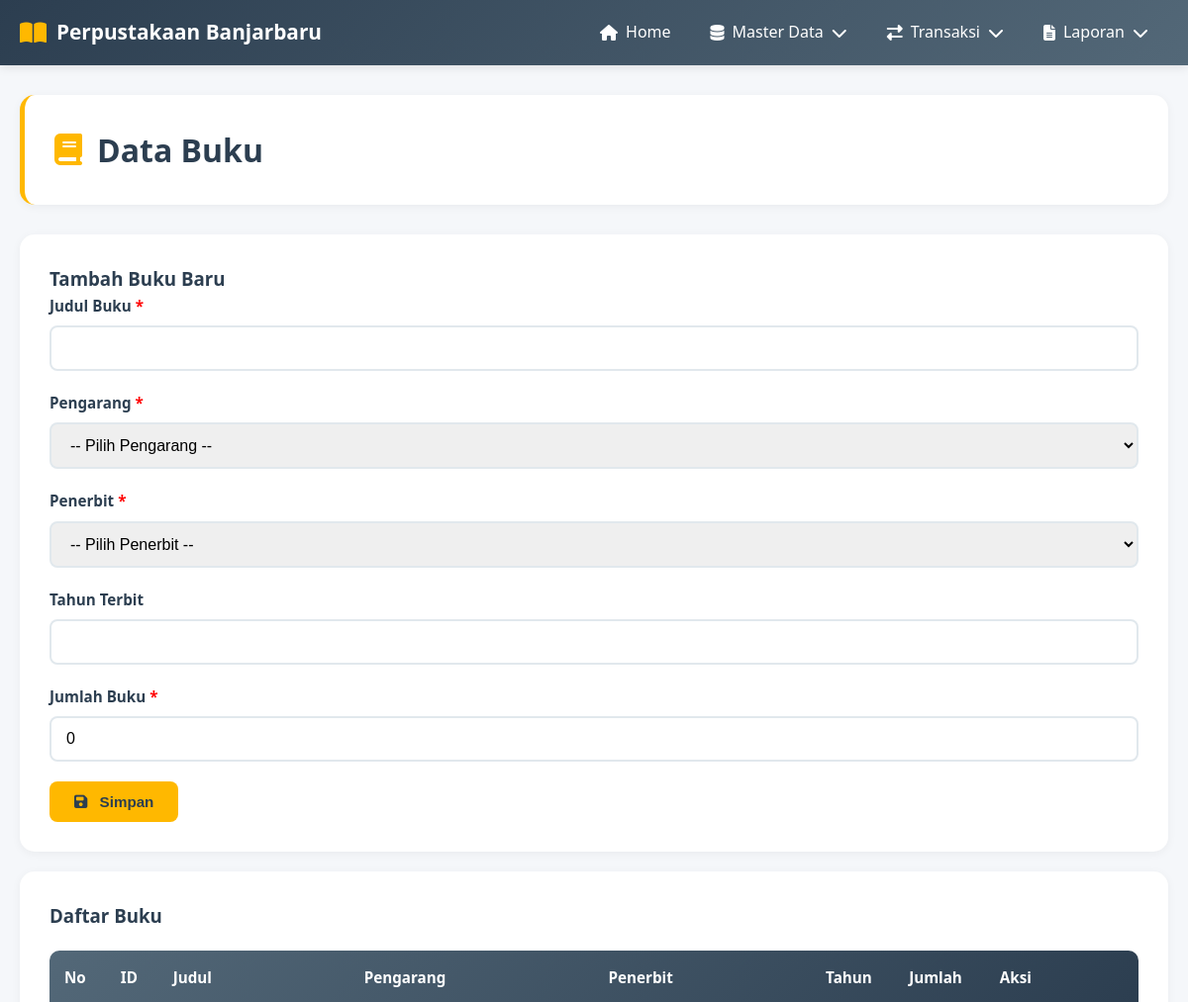
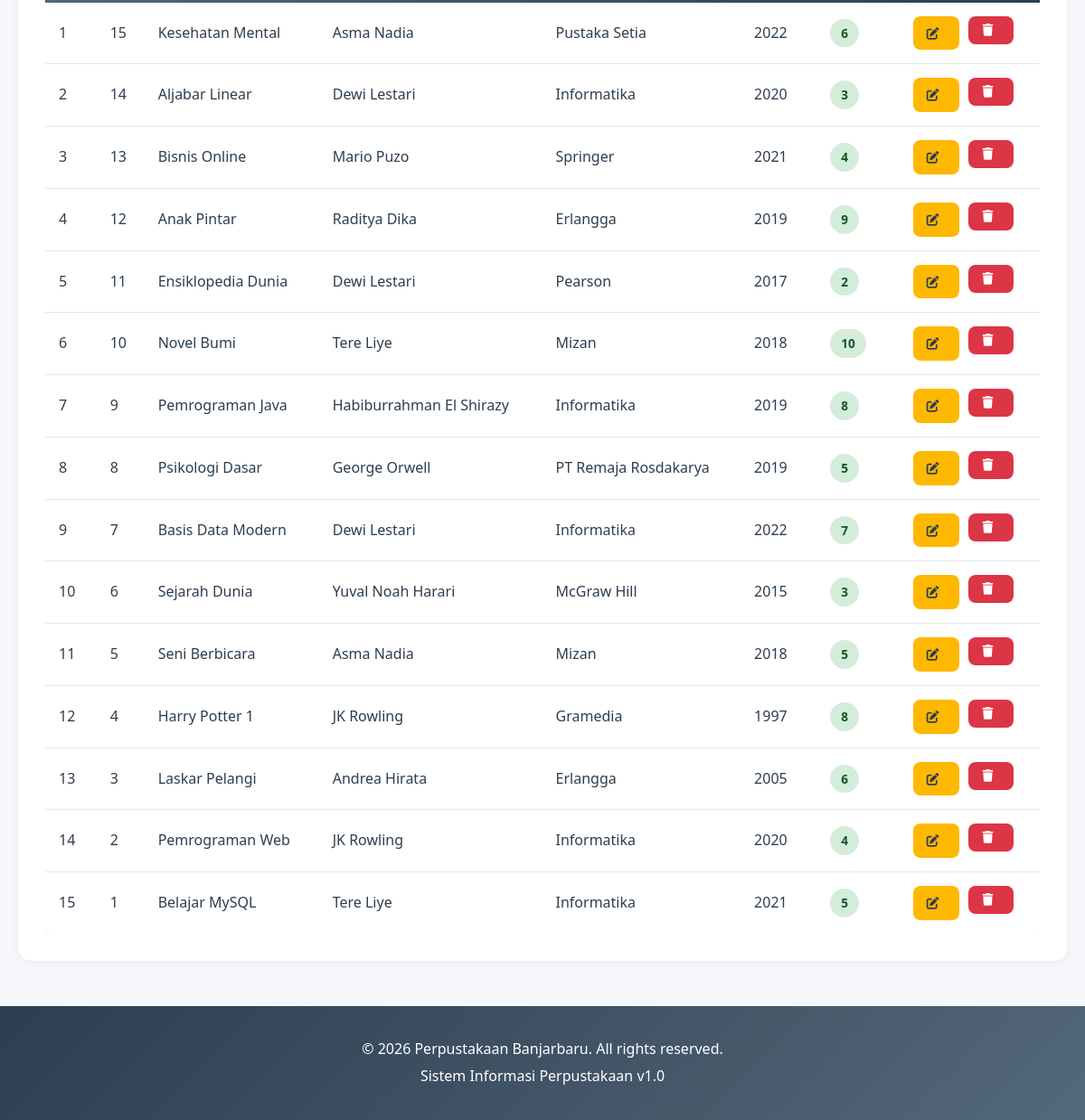
Page /modules/master/buku.php on the committed database (2 pictures, top to bottom).
### tables this page shows
CREATE TABLE `buku` (
  `id_buku` int(11) NOT NULL,
  `judul` varchar(200) NOT NULL,
  `id_pengarang` int(11) NOT NULL,
  `id_penerbit` int(11) NOT NULL,
  `tahun` int(11) DEFAULT NULL,
  `jumlah` int(11) DEFAULT 0
);

CREATE TABLE `pengarang` (
  `id_pengarang` int(11) NOT NULL,
  `nama` varchar(100) NOT NULL
);

CREATE TABLE `penerbit` (
  `id_penerbit` int(11) NOT NULL,
  `nama` varchar(100) NOT NULL,
  `kota` varchar(100) DEFAULT NULL
);

### config/database.php (called while the page is built, shortened)
<?php
$conn = mysqli_connect(DB_HOST, DB_USER, DB_PASS, DB_NAME);
mysqli_set_charset($conn, "utf8");
function query($sql) {
    global $conn;
    return mysqli_query($conn, $sql);
}
function fetchAll($result) {
    $data = [];
    while ($row = mysqli_fetch_assoc($result)) {
        $data[] = $row;
    }
    return $data;
}
?>

### modules/master/buku.php (the view, shortened to what this page needs)
<?php
include '../../includes/header.php';
$edit_data = null;
$sql = "SELECT b.*, pg.nama as nama_pengarang, pb.nama as nama_penerbit
        FROM buku b
        JOIN pengarang pg ON b.id_pengarang = pg.id_pengarang
        JOIN penerbit pb ON b.id_penerbit = pb.id_penerbit
        ORDER BY b.id_buku DESC";
$data_buku = fetchAll(query($sql));
?>
<div class="container">
    <div class="page-header">
        <h2><i class="fas fa-book"></i> Data Buku</h2>
    </div>
    <div class="content-box">
        <h3><?php echo $edit_data ? 'Edit Buku' : 'Tambah Buku Baru'; ?></h3>
        <form method="POST">
            <div class="form-group">
                <label>Judul Buku <span style="color: red;">*</span></label>
                <input type="text" name="judul" class="form-control" required
                       value="<?php echo $edit_data ? $edit_data['judul'] : ''; ?>">
            </div>
            <div class="form-group">
                <label>Pengarang <span style="color: red;">*</span></label>
                <select name="id_pengarang" class="form-control" required>
                    <option value="">-- Pilih Pengarang --</option>
                </select>
            </div>
            <div class="form-group">
                <label>Penerbit <span style="color: red;">*</span></label>
                <select name="id_penerbit" class="form-control" required>
                    <option value="">-- Pilih Penerbit --</option>
                </select>
            </div>
            <div class="form-group">
                <label>Tahun Terbit</label>
                <input type="number" name="tahun" class="form-control" min="1900" max="2026"
                       value="<?php echo $edit_data ? $edit_data['tahun'] : ''; ?>">
            </div>
            <div class="form-group">
                <label>Jumlah Buku <span style="color: red;">*</span></label>
                <input type="number" name="jumlah" class="form-control" min="0" required
                       value="<?php echo $edit_data ? $edit_data['jumlah'] : '0'; ?>">
            </div>
            <div class="flex gap-10">
                <button type="submit" class="btn btn-primary">
                    <i class="fas fa-save"></i> <?php echo $edit_data ? 'Update' : 'Simpan'; ?>
                </button>
            </div>
        </form>
    </div>
    <div class="content-box mt-20">
        <h3>Daftar Buku</h3>
        <div class="table-container">
            <table>
                <thead>
                    <tr>
                        <th>No</th>
                        <th>ID</th>
                        <th>Judul</th>
                        <th>Pengarang</th>
                        <th>Penerbit</th>
                        <th>Tahun</th>
                        <th>Jumlah</th>
                        <th>Aksi</th>
                    </tr>
                </thead>
                <tbody>
                    <?php $no = 1; foreach ($data_buku as $row): ?>
                        <tr>
                            <td><?php echo $no++; ?></td>
                            <td><?php echo $row['id_buku']; ?></td>
                            <td><?php echo $row['judul']; ?></td>
                            <td><?php echo $row['nama_pengarang']; ?></td>
                            <td><?php echo $row['nama_penerbit']; ?></td>
                            <td><?php echo $row['tahun']; ?></td>
                            <td><span class="badge badge-success"><?php echo $row['jumlah']; ?></span></td>
                            <td>
                                <div class="action-buttons">
                                    <a href="?edit=<?php echo $row['id_buku']; ?>" class="btn btn-sm btn-primary">
                                        <i class="fas fa-edit"></i>
                                    </a>
                                    <form method="POST" style="display: inline;" onsubmit="return confirmDelete()">
                                        <button type="submit" class="btn btn-sm btn-danger">
                                            <i class="fas fa-trash"></i>
                                        </button>
                                    </form>
                                </div>
                            </td>
                        </tr>
                    <?php endforeach; ?>
                </tbody>
            </table>
        </div>
    </div>
</div>
<?php include '../../includes/footer.php'; ?>

### css/style.css (style rules this page uses)
* { margin: 0; padding: 0; box-sizing: border-box; }
:root { --primary-color: #FFB800; --secondary-color: #536878; --dark-blue: #2C3E50; --light-gray: #F5F7FA; --white: #FFFFFF; --text-dark: #2C3E50; --border-color: #E1E8ED; --success: #28A745; --danger: #DC3545; --warning: #FFC107; }
body { font-family: 'Segoe UI', Tahoma, Geneva, Verdana, sans-serif; background-color: var(--light-gray); color: var(--text-dark); line-height: 1.6; }
.container { max-width: 1400px; margin: 30px auto; padding: 0 20px; }
.page-header { background: var(--white); padding: 30px; border-radius: 15px; margin-bottom: 30px; box-shadow: 0 2px 10px rgba(0,0,0,0.05); border-left: 5px solid var(--primary-color); }
.page-header h2 { color: var(--dark-blue); font-size: 2rem; display: flex; align-items: center; gap: 15px; }
.page-header h2 i { color: var(--primary-color); }
.content-box { background: var(--white); padding: 30px; border-radius: 15px; box-shadow: 0 2px 10px rgba(0,0,0,0.05); }
.btn { display: inline-block; padding: 12px 25px; border: none; border-radius: 8px; cursor: pointer; text-decoration: none; font-weight: 600; transition: all 0.3s; font-size: 0.95rem; }
.btn i { margin-right: 8px; }
.btn-primary { background-color: var(--primary-color); color: var(--dark-blue); }
.btn-danger { background-color: var(--danger); color: var(--white); }
.btn-sm { padding: 8px 15px; font-size: 0.85rem; }
.table-container { overflow-x: auto; margin-top: 20px; }
table { width: 100%; border-collapse: collapse; background: var(--white); box-shadow: 0 2px 8px rgba(0,0,0,0.05); border-radius: 10px; overflow: hidden; }
thead { background: linear-gradient(135deg, var(--secondary-color), var(--dark-blue)); color: var(--white); }
thead th { padding: 15px; text-align: left; font-weight: 600; font-size: 0.95rem; }
tbody td { padding: 15px; border-bottom: 1px solid var(--border-color); }
tbody tr:last-child td { border-bottom: none; }
.form-group { margin-bottom: 20px; }
.form-group label { display: block; margin-bottom: 8px; color: var(--dark-blue); font-weight: 600; font-size: 0.95rem; }
.form-control { width: 100%; padding: 12px 15px; border: 2px solid var(--border-color); border-radius: 8px; font-size: 1rem; transition: all 0.3s; }
select.form-control { cursor: pointer; }
.action-buttons { display: flex; gap: 10px; }
.mt-20 { margin-top: 20px; }
.flex { display: flex; }
.gap-10 { gap: 10px; }
.badge { display: inline-block; padding: 5px 12px; border-radius: 20px; font-size: 0.85rem; font-weight: 600; }
.badge-success { background-color: #D4EDDA; color: #155724; }

### rows in the picture
buku: id_buku "15", judul "Kesehatan Mental", id_pengarang.nama "Asma Nadia", id_penerbit.nama "Pustaka Setia", tahun "2022", jumlah "6"
buku: id_buku "14", judul "Aljabar Linear", id_pengarang.nama "Dewi Lestari", id_penerbit.nama "Informatika", tahun "2020", jumlah "3"
buku: id_buku "13", judul "Bisnis Online", id_pengarang.nama "Mario Puzo", id_penerbit.nama "Springer", tahun "2021", jumlah "4"
buku: id_buku "12", judul "Anak Pintar", id_pengarang.nama "Raditya Dika", id_penerbit.nama "Erlangga", tahun "2019", jumlah "9"
buku: id_buku "11", judul "Ensiklopedia Dunia", id_pengarang.nama "Dewi Lestari", id_penerbit.nama "Pearson", tahun "2017", jumlah "2"
buku: id_buku "10", judul "Novel Bumi", id_pengarang.nama "Tere Liye", id_penerbit.nama "Mizan", tahun "2018", jumlah "10"
buku: id_buku "9", judul "Pemrograman Java", id_pengarang.nama "Habiburrahman El Shirazy", id_penerbit.nama "Informatika", tahun "2019", jumlah "8"
buku: id_buku "8", judul "Psikologi Dasar", id_pengarang.nama "George Orwell", id_penerbit.nama "PT Remaja Rosdakarya", tahun "2019", jumlah "5"
buku: id_buku "7", judul "Basis Data Modern", id_pengarang.nama "Dewi Lestari", id_penerbit.nama "Informatika", tahun "2022", jumlah "7"
buku: id_buku "6", judul "Sejarah Dunia", id_pengarang.nama "Yuval Noah Harari", id_penerbit.nama "McGraw Hill", tahun "2015", jumlah "3"
buku: id_buku "5", judul "Seni Berbicara", id_pengarang.nama "Asma Nadia", id_penerbit.nama "Mizan", tahun "2018", jumlah "5"
buku: id_buku "4", judul "Harry Potter 1", id_pengarang.nama "JK Rowling", id_penerbit.nama "Gramedia", tahun "1997", jumlah "8"
buku: id_buku "3", judul "Laskar Pelangi", id_pengarang.nama "Andrea Hirata", id_penerbit.nama "Erlangga", tahun "2005", jumlah "6"
buku: id_buku "2", judul "Pemrograman Web", id_pengarang.nama "JK Rowling", id_penerbit.nama "Informatika", tahun "2020", jumlah "4"
buku: id_buku "1", judul "Belajar MySQL", id_pengarang.nama "Tere Liye", id_penerbit.nama "Informatika", tahun "2021", jumlah "5"
